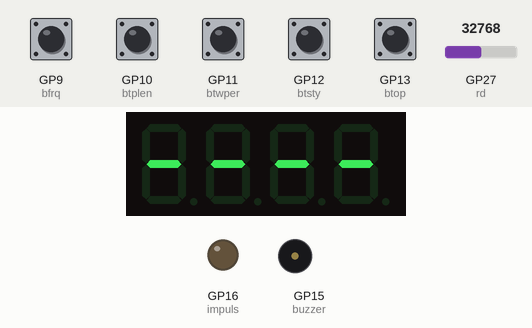
Simulated run of this program. Board: Raspberry Pi Pico running MicroPython. Parts: 4-digit seven-segment display, output pins drawn as LEDs (lit = HIGH), buzzer (waves = sounding). Inputs (shaded band) come from the test bench; at power-on: GP9 (bfrq), GP10 (btplen), GP11 (btwper), GP12 (btsty), GP13 (btop) HIGH, GP27 (rd) = 32768 (analog values on the 0–65535 scale). Library files of the repository ran but are not shown: tm1637.py; pins used as bus, display or sensor lines are not drawn.

Above: at 1.2 s.
1.3 s: GP13 (btop) pulled LOW for 0.15 s
At 3.6 s:
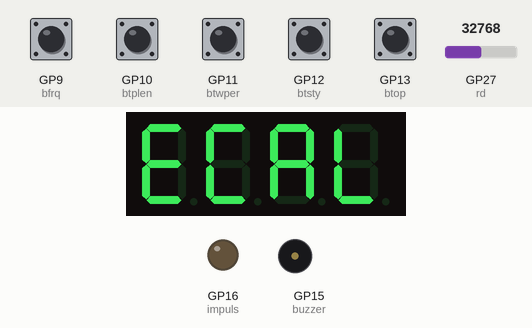
5.0 s: GP27 (rd) set to 31488
At 5.24 s:
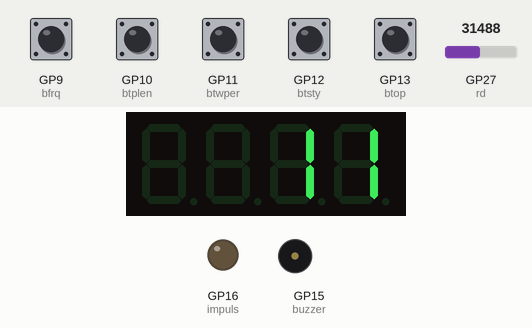
7.2 s: GP27 (rd) set to 19660
At 7.44 s:
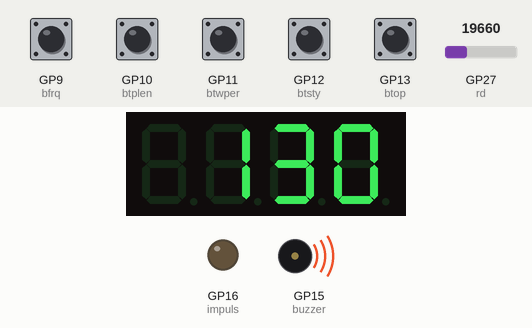
8.7 s: GP27 (rd) set to 7864
At 8.99 s:
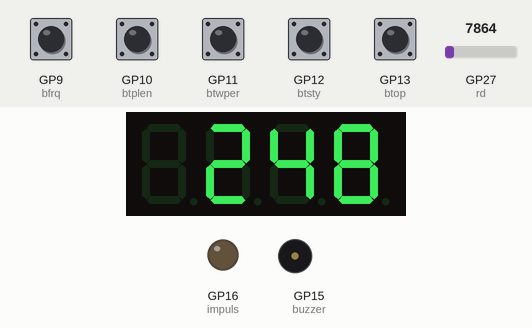
Timing chart, 0 to 11.3 s (numbered marks = the images above; inputs shaded):
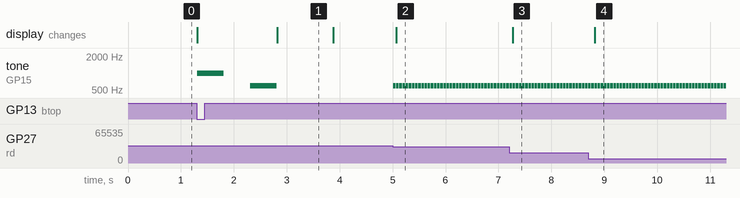

Measured:
- the behaviour switches between 32624 and 32608 on GP27 (rd) (found by bisection; images 1 and 2)
- after the input at 1.3 s, tone on GP15 (buzzer): silent → 1000 Hz at once, → silent 0.50 s later, → 600 Hz 0.50 s later, → silent 0.50 s later; the display: first changes at once (image 1 shows a later state)
- after the input at 5.0 s, tone on GP15 (buzzer): alternates 600 Hz for 0.05 s and silent for 0.01 s, starting at once; the display: changes after 0.07 s (image 2)
- after the input at 7.2 s, the display: changes after 0.07 s (image 3)
- after the input at 8.7 s, the display: changes after 0.12 s (image 4)
- what the display in image 1 shows lasts 1.1 s, from 2.8 s to 3.9 s

The program:

main.py
```python
""""
Copyright (c) 2021 Daniel Mihai

Permission is hereby granted, free of charge, to any person obtaining a copy
of this software and associated documentation files (the "Software"), to deal
in the Software without restriction, including without limitation the rights
to use, copy, modify, merge, publish, distribute, sublicense, and/or sell
copies of the Software, and to permit persons to whom the Software is
furnished to do so, subject to the following conditions:

The above copyright notice and this permission notice shall be included in all
copies or substantial portions of the Software.

THE SOFTWARE IS PROVIDED "AS IS", WITHOUT WARRANTY OF ANY KIND, EXPRESS OR
IMPLIED, INCLUDING BUT NOT LIMITED TO THE WARRANTIES OF MERCHANTABILITY,
FITNESS FOR A PARTICULAR PURPOSE AND NONINFRINGEMENT. IN NO EVENT SHALL THE
AUTHORS OR COPYRIGHT HOLDERS BE LIABLE FOR ANY CLAIM, DAMAGES OR OTHER
LIABILITY, WHETHER IN AN ACTION OF CONTRACT, TORT OR OTHERWISE, ARISING FROM,
OUT OF OR IN CONNECTION WITH THE SOFTWARE OR THE USE OR OTHER DEALINGS IN THE
SOFTWARE.
"""

from machine import Pin, PWM
from machine import ADC
import utime
import tm1637

global avss, maxss, minss
global lstplen, lstwper, lststy, lstfrq
global plen, wper, sty, frq
global focusplen, focuswper, focussty, focusfrq

focusplen=7
focuswper=4
focussty=3
focusfrq=3

lstplen=[50, 75, 100, 150, 200, 250, 300, 350, 400, 500]
lstwper=[20, 30, 50, 75, 100, 125, 150, 175, 200, 225, 250, 275, 300]
lststy=[0, 50, 100, 150, 200, 250, 300, 350, 400, 500, 700]
lstfrq=[20, 30, 40, 50, 60, 70, 80, 90, 100, 120, 140, 160]

plen=lstplen[focusplen]
wper=lstwper[focuswper]
sty=lststy[focussty]
frq=lstfrq[focusfrq]

rd=machine.ADC(1)
tm = tm1637.TM1637(clk=Pin(5), dio=Pin(4))
tm.brightness(0)

tm.show("----")
impuls=Pin(16, Pin.OUT)
buzzer=PWM(Pin(15))

btplen = Pin(10, Pin.IN, Pin.PULL_UP)
btwper = Pin(11, Pin.IN, Pin.PULL_UP)
btsty = Pin(12, Pin.IN, Pin.PULL_UP)
btop = Pin(13, Pin.IN, Pin.PULL_UP)
bfrq= Pin(9, Pin.IN, Pin.PULL_UP)

while True:
    if not bfrq.value():
        if focusfrq == 11:
            focusfrq=-1
        focusfrq=focusfrq+1
        frq=lstfrq[focusfrq]
        tm.number(frq)
        utime.sleep_ms(500)
    if not btplen.value():
        if focusplen == 9:
            focusplen=-1
        focusplen=focusplen+1
        plen=lstplen[focusplen]
        tm.number(plen)
        utime.sleep_ms(500)
    if not btwper.value():
        if focuswper == 12:
            focuswper=-1
        focuswper=focuswper+1
        wper=lstwper[focuswper]
        tm.number(wper)
        utime.sleep_ms(500)
    if not btsty.value():
        if focussty == 10:
            focussty=-1
        focussty=focussty+1
        sty=lststy[focussty]
        tm.number(sty)
        utime.sleep_ms(500)
    if not btop.value():
        plen=lstplen[focusplen]
        wper=lstwper[focuswper]
        sty=lststy[focussty]
        frq=lstfrq[focusfrq]
        tm.show("SCAL")
        buzzer.freq(1000)
        buzzer.duty_u16(1000)
        utime.sleep_us(500000)
        buzzer.duty_u16(0)
        lstcal=[]
        for i in range (0,6):
            impuls.value(1)
            utime.sleep_us(plen)
            impuls.value(0)
            utime.sleep_us(wper)
            vadcal=rd.read_u16()
            lstcal.append(vadcal)
            utime.sleep_us(frq*1000)
        avss=round(sum(lstcal)/len(lstcal))
        maxss= max(lstcal)+sty
        minss= min(lstcal)-sty
        utime.sleep_us(200000)
        buzzer.freq(600)
        buzzer.duty_u16(1000)
        utime.sleep_us(500000)
        buzzer.duty_u16(0)
        tm.show("ECAL")
        utime.sleep_us(1000000)
        while True:
            impuls.value(1)
            utime.sleep_us(plen)
            impuls.value(0)
            utime.sleep_us(wper)
            vadc=rd.read_u16()
            if (vadc <= minss) or (vadc>=maxss):
                buzzer.duty_u16(1000)
                utime.sleep_us(frq*1000)
            else:
                utime.sleep_us(frq*1000)
            buzzer.duty_u16(0)
            dif=minss-vadc
            if dif<=0:
                dif=0
            tm.number(round(dif/100))
```
